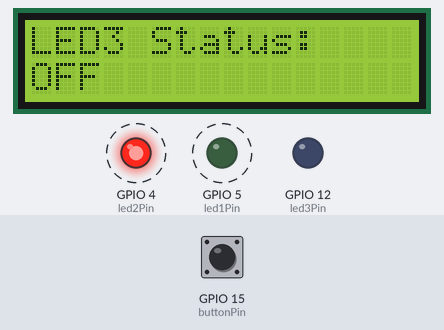
The program below on a simulated ESP32. Shown: 16×2 character LCD, output pins drawn as LEDs (lit = HIGH). Dashed ring = blinking. The inputs (shaded band) are chosen by the test bench; at power-on: GPIO 15 (buttonPin) HIGH.

Above: at 1.2 s.
1.3 s: GPIO 15 (buttonPin) pulled LOW for 0.15 s
At 1.71 s:
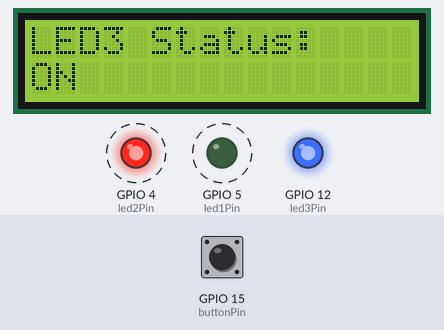
2.0 s: GPIO 15 (buttonPin) pulled LOW for 1 s
At 2.22 s:
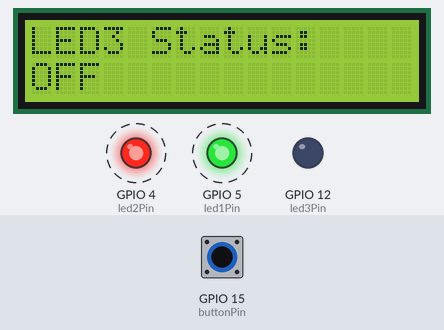
3.6 s: GPIO 15 (buttonPin) pulled LOW for 0.15 s
At 4.22 s:
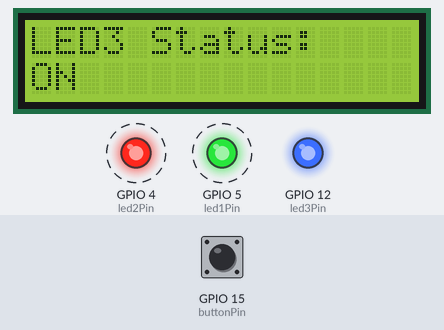
4.3 s: GPIO 15 (buttonPin) pulled LOW for 3.2 s
At 4.49 s:
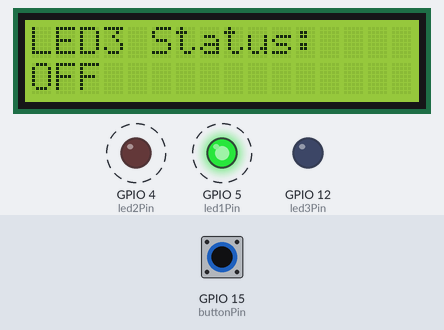
8.1 s: GPIO 15 (buttonPin) pulled LOW for 0.15 s
At 8.53 s:
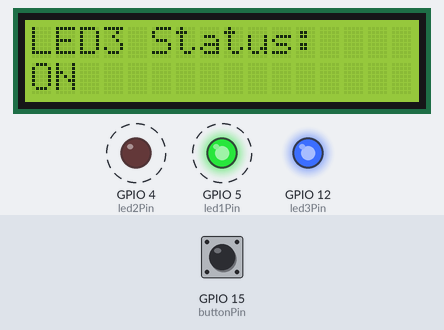
8.8 s: GPIO 15 (buttonPin) pulsed LOW 2 times (0.12 s each, 0.3 s apart)
At 9.0 s:
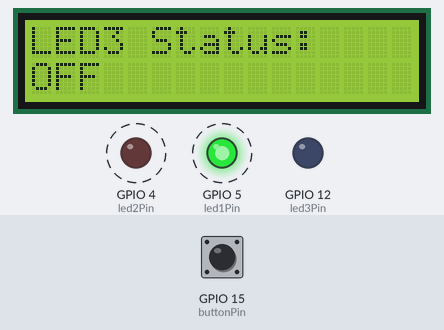
Timing chart, 0 to 11.9 s (numbered marks = the images above; inputs shaded):
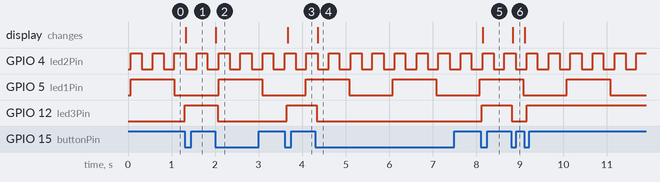

The program:

main.cpp
```cpp
#include <Arduino.h>
#include <LiquidCrystal_I2C.h>

// LED pin definitions
const int led1Pin = 5;    // First LED on GPIO5
const int led2Pin = 4;    // Second LED on GPIO4
const int led3Pin = 12;   // Third LED on GPIO12
const int buttonPin = 15; // Button on GPIO15

// Create LCD object
LiquidCrystal_I2C lcd(0x27, 16, 2);

// Task handles
TaskHandle_t LED1TaskHandle = NULL;
TaskHandle_t LED2TaskHandle = NULL;

// Variable to track LED3 state
volatile bool led3State = false;
volatile unsigned long lastDebounceTime = 0;
const unsigned long debounceDelay = 200;

// Interrupt Service Routine
void IRAM_ATTR buttonISR() {
    unsigned long currentTime = millis();
    if (currentTime - lastDebounceTime > debounceDelay) {
        led3State = !led3State;
        lastDebounceTime = currentTime;
    }
}

// Task for first LED (1 second interval)
void LED1Task(void *parameter) {
    while(1) {
        digitalWrite(led1Pin, HIGH);
        vTaskDelay(1000 / portTICK_PERIOD_MS);
        digitalWrite(led1Pin, LOW);
        vTaskDelay(1000 / portTICK_PERIOD_MS);
    }
}

// Task for second LED (250ms interval)
void LED2Task(void *parameter) {
    while(1) {
        digitalWrite(led2Pin, HIGH);
        vTaskDelay(250 / portTICK_PERIOD_MS);
        digitalWrite(led2Pin, LOW);
        vTaskDelay(250 / portTICK_PERIOD_MS);
    }
}

// Task for third LED (interrupt controlled)
void LED3Task(void *parameter) {
    while(1) {
        digitalWrite(led3Pin, led3State);
        lcd.setCursor(0, 0);
        lcd.print("LED3 Status:    ");
        lcd.setCursor(0, 1);
        lcd.print(led3State ? "ON " : "OFF");
        vTaskDelay(50 / portTICK_PERIOD_MS);
    }
}

void setup() {
    // Initialize LCD
    lcd.init();
    lcd.backlight();
    lcd.clear();

    // Configure pins
    pinMode(led1Pin, OUTPUT);
    pinMode(led2Pin, OUTPUT);
    pinMode(led3Pin, OUTPUT);
    pinMode(buttonPin, INPUT_PULLUP);

    // Attach interrupt
    attachInterrupt(buttonPin, buttonISR, FALLING);

    // Create tasks
    xTaskCreate(
        LED1Task,
        "LED1Task",
        2000,
        NULL,
        2,
        &LED1TaskHandle
    );

    xTaskCreate(
        LED2Task,
        "LED2Task",
        2000,
        NULL,
        2,
        &LED2TaskHandle
    );

    xTaskCreate(
        LED3Task,
        "LED3Task",
        3000,
        NULL,
        1,
        NULL
    );
}

void loop() {
    vTaskDelay(portMAX_DELAY);
}
```

Measured:
- after the input at 1.3 s, GPIO 12 (led3Pin): LOW → HIGH at once; the display: changes at once (image 1)
- after the input at 2.0 s, GPIO 12 (led3Pin): HIGH → LOW after 0.06 s; the display: changes at once (image 2)
- after the input at 3.6 s, GPIO 12 (led3Pin): LOW → HIGH after 0.05 s; the display: changes after 0.07 s (image 3)
- after the input at 4.3 s, GPIO 12 (led3Pin): HIGH → LOW at once; the display: changes after 0.06 s (image 4)
- after the input at 8.1 s, GPIO 12 (led3Pin): LOW → HIGH at once; the display: changes after 0.05 s (image 5)
- after the input at 8.8 s, GPIO 12 (led3Pin): HIGH → LOW at once, → HIGH 0.34 s later; the display: changes at once (image 6)
- by itself, GPIO 4 (led2Pin): alternates HIGH for 0.25 s and LOW for 0.25 s
- by itself, GPIO 5 (led1Pin): alternates HIGH for 1.0 s and LOW for 1.0 s
